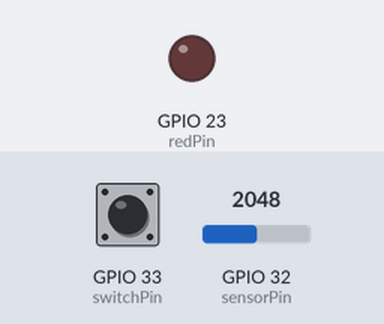
Bench run of a sketch on a simulated ESP32. On the bench: output pins drawn as LEDs (lit = HIGH). Inputs (shaded band) come from the test bench; at power-on: GPIO 32 (sensorPin) = 2048, GPIO 33 (switchPin) HIGH. WiFi joins after 1.5 s; servers stay silent unless stated; web services answer with replies made up by the test bench; what the sketch prints to the serial monitor is not drawn.

Above: at 0.1 s.
At 3.8 s:
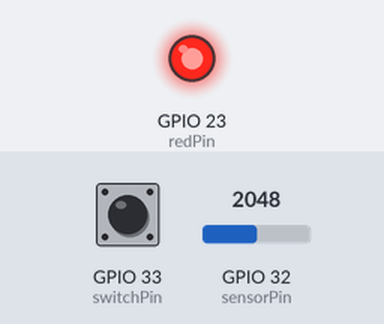
Timing chart, 0 to 5.3 s (numbered marks = the images above):
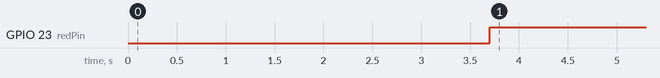

Measured:
- by itself, GPIO 23 (redPin): LOW → HIGH at 3.7 s

The sketch:

SmokeTest.ino
```cpp
#include <HTTPClient.h>
#include <WiFi.h>

const int sensorPin = 32;  // 改用支持ADC的引腳，如32或33
const int redPin = 23;     // RGB燈紅色引腳
const int switchPin = 33;
const char *ssid = "TP-Link_A298";
const char *password = "46336019";

// Line Notify設定
const char *lineToken = "lQH4uePpXErUla1mxcNo64OrzW0BWHzaCJjnhr7IlkP";  // 把這裡換成你自己的Token
bool lock = false;

void setup() {
  Serial.begin(115200);
  Serial.println("Starting up...");

  // 初始化WiFi
  WiFi.begin(ssid, password);
  Serial.print("Connecting to WiFi");

  while (WiFi.status() != WL_CONNECTED) {
    delay(500);
    Serial.print(".");
  }
  Serial.println("Connected to WiFi!");

  // 延遲以確保WiFi連接完成並且系統穩定
  delay(2000);

  // 設定RGB燈引腳為輸出
  pinMode(redPin, OUTPUT);
  pinMode(switchPin, INPUT_PULLUP);
}

void setColor(int red) {
  analogWrite(redPin, red);
}

void sendLineNotify(String message) {
  HTTPClient http;
  http.begin("https://notify-api.line.me/api/notify");
  http.addHeader("Content-Type", "application/x-www-form-urlencoded");
  http.addHeader("Authorization", "Bearer " + String(lineToken));

  String payload = "message=" + message;
  int httpResponseCode = http.POST(payload);

  if (httpResponseCode > 0) {
    Serial.print("HTTP Response code: ");
    Serial.println(httpResponseCode);
  } else {
    Serial.print("Error on sending POST: ");
    Serial.println(httpResponseCode);
  }

  http.end();
}

void loop() {
  // 讀取類比值
  int smokeValue = analogRead(sensorPin);
  int switchState = digitalRead(switchPin);
  Serial.print("Analog Read Value: ");
  Serial.println(smokeValue);
  Serial.print("Switch State: ");
  Serial.println(switchState);

  if(switchState == LOW){
    smokeValue = 4000;
  }

  // 判斷類比值是否超過1900，超過則發送Line Notify通知並改變RGB燈顏色
  if (smokeValue > 1100 && !lock) {
    sendLineNotify("偵測到煙霧 " + String(smokeValue));
    setColor(255);
    lock = true;
    delay(5000);
  } else if (smokeValue <= 1100 && lock) {
    setColor(0);
    lock = false;
  }

  delay(1000);
}
```
